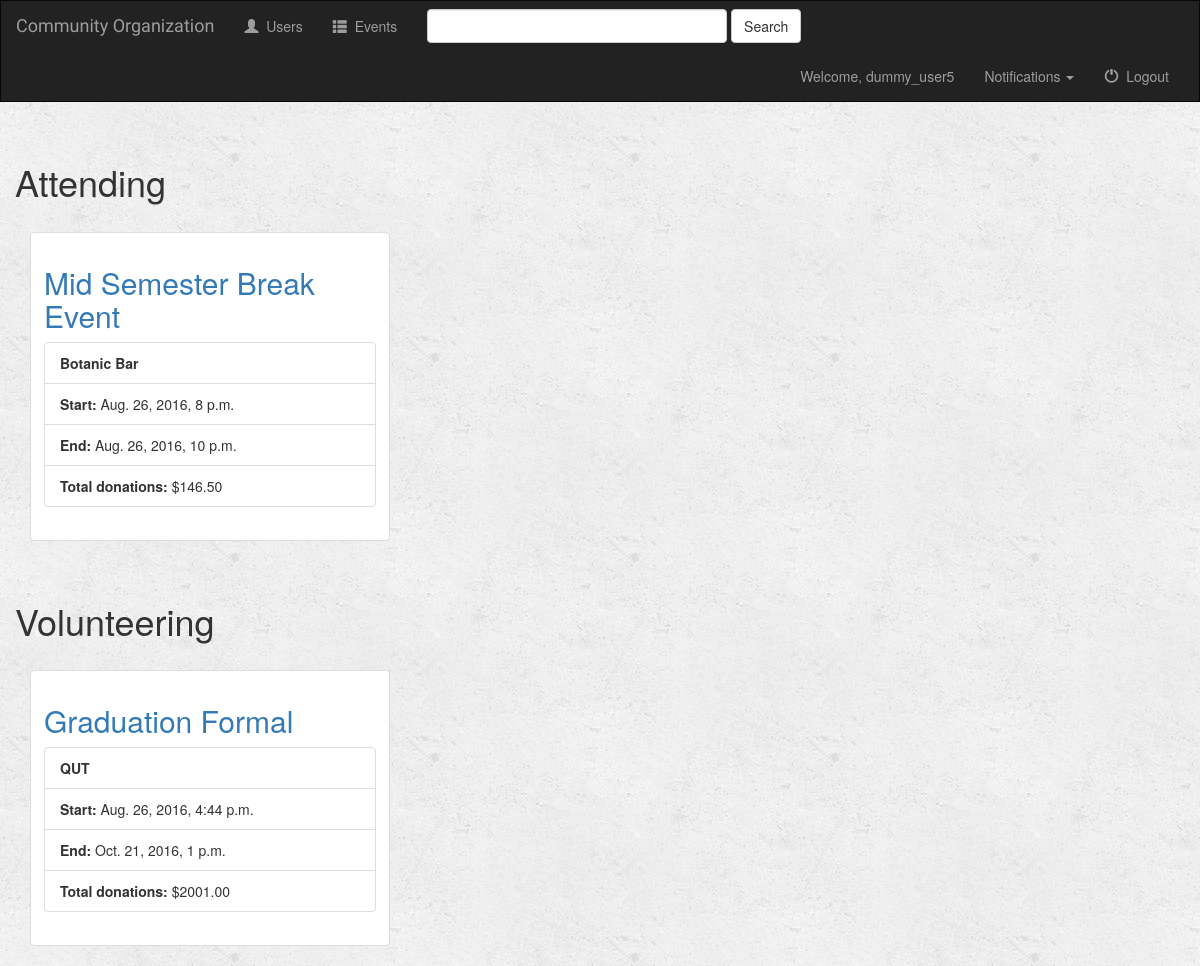
The app's page /users/ (signed in) with its own data.
### events/models.py (models this page shows, shortened)
class Event(models.Model):
    event_name = models.CharField(max_length=100)
    event_location = models.CharField(max_length=500)
    event_cost = models.DecimalField(max_digits=7, decimal_places=2, default=0.0)
    start_date = models.DateTimeField('start date')
    end_date = models.DateTimeField('end date')

### users/views.py (the view)
def user_view(request):
    if not request.user.is_authenticated:
        return redirect('/users/login')
    else:
        data = UserData.objects.get(user=request.user)
        attending_list = Event.objects.filter(userattending__user=data)
        attending_donation_list = event_donation_list(attending_list)
        attending_data = zip(attending_list, attending_donation_list)
        volunteering_list = Event.objects.filter(userdata__user=request.user)
        volunteering_donation_list = event_donation_list(volunteering_list)
        volunteering_data = zip(volunteering_list, volunteering_donation_list)
        context = {
            'attending_data': attending_data,
            'volunteering_data': volunteering_data,
            'user': request.user,
        }
        return render(request, 'users/users.html', context)

### events/utils.py (called while the page is built)
def event_donation_total(event):
	donations = 0
	for event_donation in UserDonation.objects.filter(event=event):
		donations += event_donation.donation
	return donations

def event_donation_list(event_list):
	donations_list = [];
	for event in event_list:
		donations_list.append(event_donation_total(event))
	return donations_list

### users/templates/users/users.html (shortened to what this page needs)
{% extends 'events/base.html' %}
{% load bootstrap3 %}
{% block body %}
	<div class="container-fluid">
		<h1 class="page-header">Attending</h1>
		{% with data_list=attending_data %}
	    {% include "events/_event_data.html" %}
		{% endwith %}
	</div>
	<div class="container-fluid">
		<h1 class="page-header">Volunteering</h1>
		{% with data_list=volunteering_data %}
	    {% include "events/_event_data.html" %}
		{% endwith %}
	</div>
{% endblock %}

### events/templates/events/base.html (shortened to what this page needs)
{% load notifications_tags %}
<!DOCTYPE html>
<html lang="en">
<head>
    {% load staticfiles %}
    <link rel="stylesheet" href="https://maxcdn.bootstrapcdn.com/bootstrap/3.3.7/css/bootstrap.min.css">
    <link rel="stylesheet" type="text/css" href="{% static 'style.css' %}"/>
    <link rel="stylesheet" type="text/css" href="{% static 'custom_style.css' %}"/>
</head>
<body>
<nav class="navbar navbar-inverse">
    <div class="container-fluid">
        <div class="navbar-header">
            <a class="navbar-brand" href="{% url 'event_list_view' %}">Community Organization</a>
        </div>
        <div class="collapse navbar-collapse" id="topNavBar">
            <ul class="nav navbar-nav">
                <li class="{% block user_active %}{% endblock %}"><a href="{% url 'user_view' %}"><span class="glyphicon glyphicon-user" aria-hidden="true"></span>&nbsp; Users</a></li>
                <li class="{% block event_list %}{% endblock %}"><a href="{% url 'event_list_view' %}"><span class="glyphicon glyphicon-th-list" aria-hidden="true"></span>&nbsp; Events</a></li>
            </ul>
            <form class="navbar-form navbar-left" role="search" method="get" action="{% url 'event_list_view' %}">
                <div class="form-group">
                    <input type="text" class="form-control" name="q" value="{{ request.GET.q }}">
                </div>
                <button type="submit" class="btn btn-default">Search</button>
            </form>
            <ul class="nav navbar-nav navbar-right">
                {% if user.is_authenticated %}
                    <li>
                        <a href="#">
                            Welcome, {{ user.username }}
                        </a>
                    </li>
                    <li>
                        <a href="#" class="dropdown-toggle" type="button" data-toggle="dropdown">
                            {% notifications_unread %} Notifications
                            <span class="caret"></span>
                        </a>
                    </li>
                    <li>
                        <a href="{% url 'user_logout_view' %}">
                            <span class="glyphicon glyphicon-off" aria-hidden="true"></span>&nbsp; Logout
                        </a>
                    </li>
                {% else %}
                <li class="{% block user_login_active %}{% endblock %}">
                    <a href="{% url 'user_login_view' %}">
                        <span class="glyphicon glyphicon-log-in" aria-hidden="true"></span>&nbsp; User Login
                    </a>
                </li>
                {% endif %}
            </ul>
        </div>
    </div>
</nav>
{% block body %}
{% endblock %}
</body>
</html>

### events/templates/events/_event_data.html
{% if data_list %}
    {% for event, donation in data_list %}
        <div class="col-sm-4 col-lg-4">
            <div class="thumbnail">
                <div class="caption">
                    <h2 class="form-signin-heading"><a href="{% url 'event_view' event.id %}">{{ event.event_name }}</a></h2>
                    <ul class="list-group">
                        <li class="list-group-item"><b>{{ event.event_location }}</b></li>
                        <li class="list-group-item"><b>Start:</b> {{ event.start_date }}</li>
                        <li class="list-group-item"><b>End:</b> {{ event.end_date }}</li>
                        <li class="list-group-item"><b>Total donations:</b> ${{ donation }}</li>
                    </ul>
                </div>
            </div>
        </div>
    {% endfor %}
{% else %}
    <p>No Events.</p>
{% endif %}

### events/static/style.css (style rules this page uses)
body { background: white url("images/background.png"); }
.navbar { border-radius: 0; }
.navbar-brand { font-family: 'Satisfy', cursive; }

### events/static/custom_style.css (style rules this page uses)
* { margin: 0; padding: 0; }
.form-group > .form-control { width: 25vw; max-width: 480px; }
.col-sm-4 { min-width: 300px; max-width: 420px; }

### records on screen
Event: event_name "Mid Semester Break Event", event_location "Botanic Bar", start_date "Aug. 26, 2016, 8 p.m.", end_date "Aug. 26, 2016, 10 p.m.", donation "146.50"
Event: event_name "Graduation Formal", event_location "QUT", start_date "Aug. 26, 2016, 4:44 p.m.", end_date "Oct. 21, 2016, 1 p.m.", donation "2001.00"

### other values on screen
{{ user.username }} "dummy_user5"
